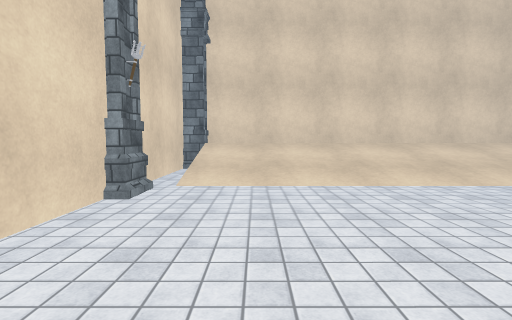
[1] (above)

16 first-person views from a walk through a scene from a Unity 3-D project. The camera is 1.3 m above the floor, tilts 4° down and sees 85° across. The floor is counted in squares, 1 m on a side. Each view is taken from the middle of a square. On the plan, view 1 faces up. The plan holds only what a view shows up to about 13 squares ahead; the rest is blank. The place goes on beyond the plan. Some animated figures are not drawn. Some surface patterns are stand-ins.

[2]
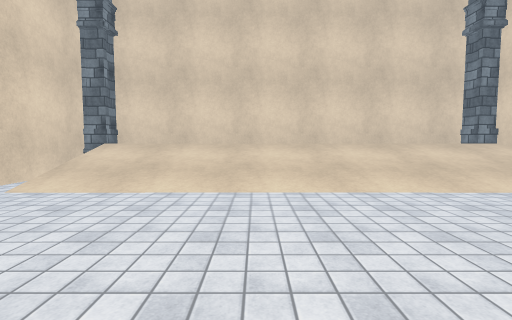

[3]
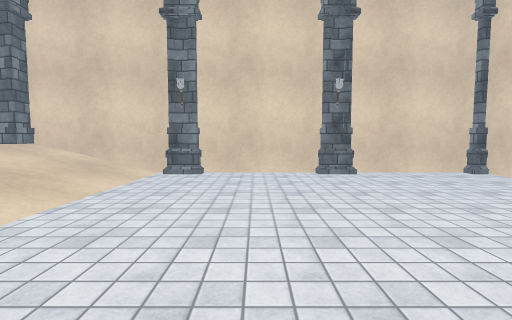

[4]
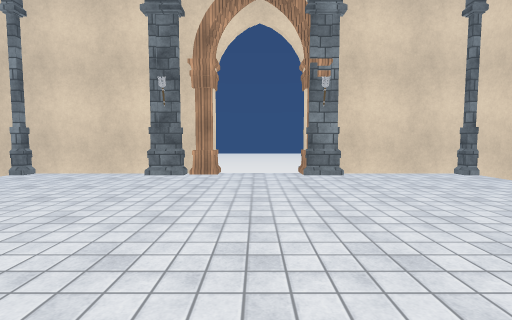

[5]
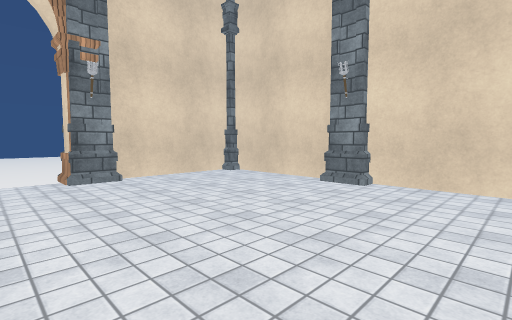

[6]
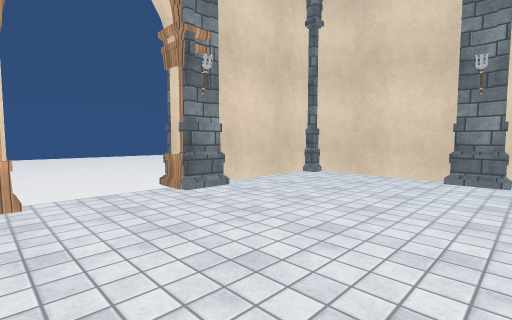

[7]
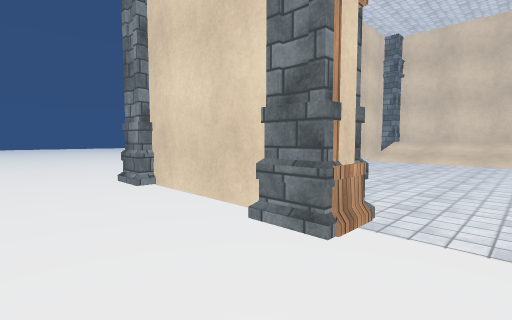

[8]
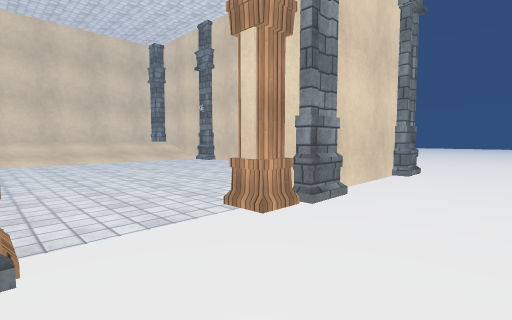

[9]
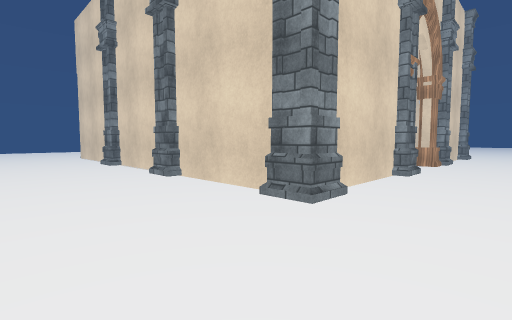

[10]
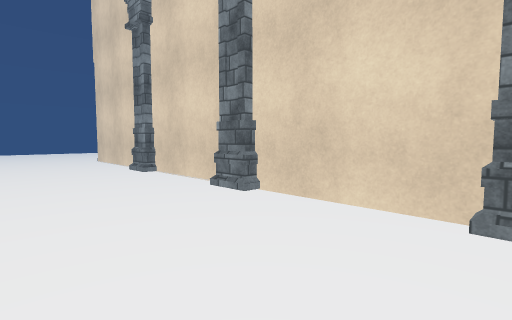

[11]
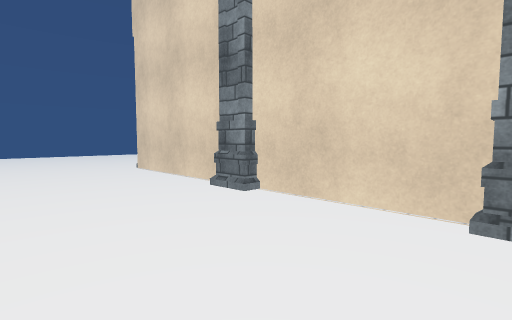

[12]
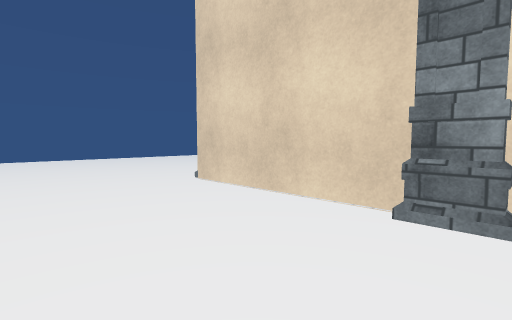

[13]
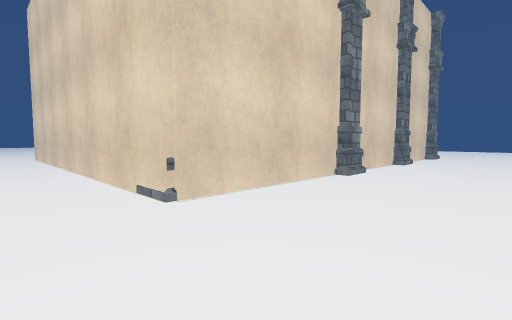

[14]
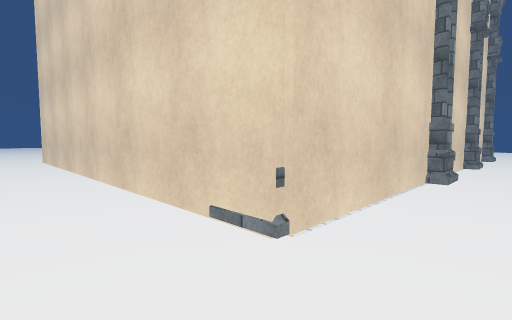

[15]
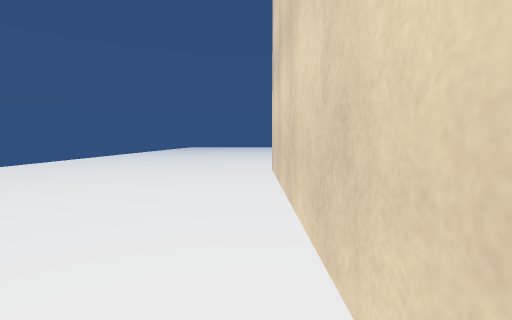

[16]
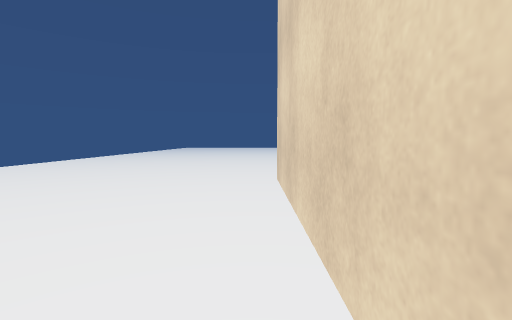

### Floor plan
Key: @ floor where view 1 was taken; # wall or solid block; . main floor; : floor 1 m higher than the main floor; / step, stairs or slope; v drop or lower ground; O other object.
Columns run from 9 left of view 1 to 19 right of it. Each row starts with its distance up from view 1.
 17 ............................
 16 ............................
 15 ............................
 14 .....OO#################O..
 13 .....#OOvvvvvvvvvvvvv OO
 12 .....#.::::::::::::::::#
 11 .....#.////////////////#
 10 .....#.////////////////#
  9 .....#.////////////////#
  8 .....#.................#
  7 .....OO................OO
  6 .....OO................OO
  5 .....#.................#
  4 .....#.................#
  3 .....#.................#
  2 .....#.................#
  1 .....OO................OO
  0 .....OO..@.............OO
 -1 .....#.................#
 -2 .....#.................#
 -3 .....#.................#
 -4 .....#.................#
 -5 .....O#####O#...#O######O
 -6 .....OO....OO....OO....OO...
 -7 .............................
 -8 .............................
 -9 . ......................

Positions as (right, up) in squares from view 1, and headings:
1: (0, 0), facing up
2: (4, 1), facing up
3: (3, 4), facing right
4: (5, 6), facing down
5: (5, 5), facing down-left
6: (7, 2), facing down-left
7: (5, -9), facing up-left
8: (3, -9), facing up-right
9: (-9, -9), facing up-right
10: (-9, -5), facing up-right
11: (-9, 1), facing up-right
12: (-9, 6), facing up-right
13: (-9, 17), facing down-right
14: (-6, 17), facing down-right
15: (2, 15), facing right
16: (5, 15), facing right
